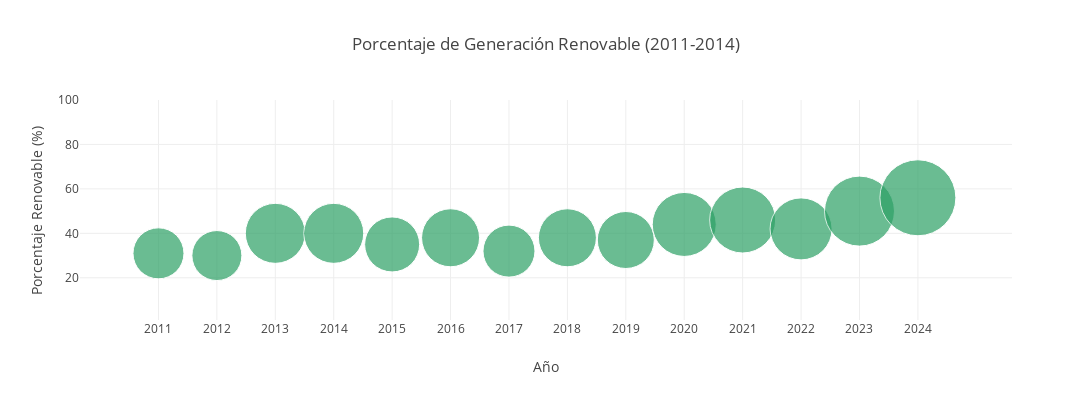

Notebook code for this chart:
### Code cell
val trace1 = Scatter(
  años,
  renovables,
  mode = ScatterMode(ScatterMode.Markers),
  marker = Marker(
    color = Color.RGB(44, 160, 101),
    size = renovables.map(_ + 20)
  )
)

val data = Seq(trace1)

val layout = Layout(
  title = "Porcentaje de Generación Renovable (2011-2014)",
  xaxis = Axis(
    title = "Año",
    tickvals = años
  ), // Título del eje X
  yaxis = Axis(
    title = "Porcentaje Renovable (%)", // Título del eje Y
    range = (1.0, 100.0) // Fijar el rango del eje Y de 1 a 100 como un par de Doubles
  ),
  showlegend = false, // Ocultar leyenda
  height = 400, // Altura del gráfico
  width = 1500 // Anchura del gráfico
)


plot(data, layout)

### Figure 1 — Plotly figure (JSON) as saved in the notebook; plotly's stock layout.template omitted (floating-point values rounded to 4 significant figures)
{"data": [{"marker": {"color": "rgb(44, 160, 101)", "size": [51, 50, 60, 60, 55, 58, 52, 58, 57, 64, 66, 62, 70, 76]}, "mode": "markers", "type": "scatter", "x": [2011, 2012, 2013, 2014, 2015, 2016, 2017, 2018, 2019, 2020, 2021, 2022, 2023, 2024], "y": [31, 30, 40, 40, 35, 38, 32, 38, 37, 44, 46, 42, 50, 56]}], "layout": {"height": 400, "showlegend": false, "title": {"text": "Porcentaje de Generación Renovable (2011-2014)"}, "width": 1500, "xaxis": {"autorange": true, "range": [2010.0, 2025.0], "tickvals": [2011, 2012, 2013, 2014, 2015, 2016, 2017, 2018, 2019, 2020, 2021, 2022, 2023, 2024], "title": {"text": "Año"}, "type": "linear"}, "yaxis": {"range": [1, 100], "title": {"text": "Porcentaje Renovable (%)"}, "type": "linear"}}}
